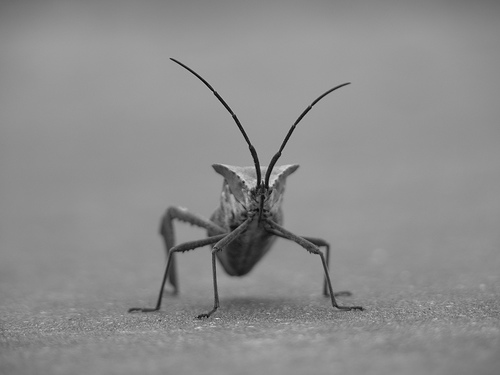
#> input picture stinkbug.png, 500 x 375 px
$ jupyter execute --allow-errors CLICKME.ipynb
#> lines starting #> are read from the running program, lines starting #| are printed output that depends on the picture
We are going to be doing an activity about viewing images through different filters. These filters are similar to things that happen in the brain when the images from our eyes are registered in our brain.

[cell 1]
import matplotlib.pyplot as plt
import matplotlib.cm as cm
import matplotlib.image as mpimg
import scipy.signal as signal
import numpy as n
import math

Here is an example of a picture that is only in black and white

#> (a cell that did not finish here is left out)

[cell 3]
img=mpimg.imread('stinkbug.png')
#> img is the input picture: shape (375, 500, 4) float32; mean R, G, B, A 0.551, 0.551, 0.551, 1
#extract grey values
bugImg = img[:,:,0]

[cell 4]
imgplot = plt.imshow(bugImg, cmap=cm.Greys_r)

Receptive field functions
-------------------

 In the visual pathway the images can be seen as input from our eyes focusing on the center of our vision. This is the equation for it (you don't need to know this!)

$$\phi(x,y) = \frac{1}{2\pi\sigma^2}\exp{(-\frac{1}{2\pi\sigma^2}(x^2+ y^2))}$$

[cell 5]
def gaussian2D(x, y, sigma):
    return (1.0/(1*math.pi*(sigma**2)))*math.exp(-(1.0/(2*(sigma**2)))*(x**2 + y**2))

"""make matrix from function"""
def receptiveFieldMatrix(func):
    h = 30
    g = n.zeros((h,h))
    for xi in range(0,h):
        for yi in range(0,h):
            x = xi-h/2
            y = yi-h/2
            g[xi, yi] = func(x,y);
    return g

def plotFilter(fun):
    g = receptiveFieldMatrix(fun)
    plt.imshow(g, cmap=cm.Greys_r)

The gaussian function is circular symmetric, meaning it is doing the same thing around a circle.

This filter cancels out higher frequencies, thus blurring the image.

[cell 6]
plotFilter(lambda x,y:gaussian2D(x,y,4))
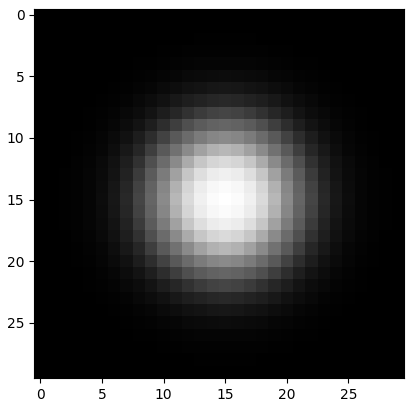
#> figure drawn by matplotlib, 1 panel

Convolution is the process of applying the filter to the input image.
$$\int \int I(x',y')\phi(x-x',y-y')dx'dy'$$

When applying this filter, the result of the convolution can be visualized in an image.

#> (a cell that did not finish here is left out)

[cell 8]
Img_bugGaussian = signal.convolve(bugImg,receptiveFieldMatrix(lambda x,y: gaussian2D(x,y,3)), mode='same')
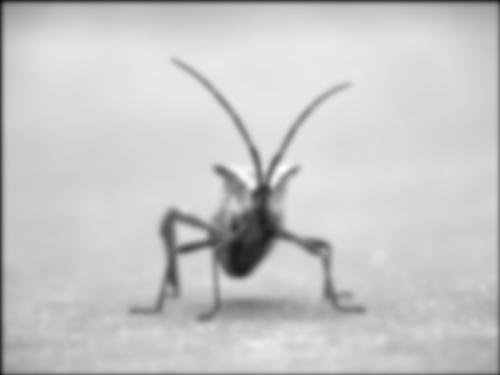
#> Img_bugGaussian: shape (375, 500) float64; min 0.156, max 1.35, mean 1.09; drawn with min black and max white
imgplot = plt.imshow(Img_bugGaussian, cmap=cm.Greys_r)

Difference of Gaussians
---------------------

The mexican hat function is a difference between two of the function above, which leads to a filter that happens in certain cells in your eye. It can be seen as a basic edge detector.

[cell 9]
def mexicanHat(x,y,sigma1,sigma2):
    return gaussian2D(x,y,sigma1) - gaussian2D(x,y,sigma2)

plotFilter(lambda x,y: mexicanHat(x,y,3,4))
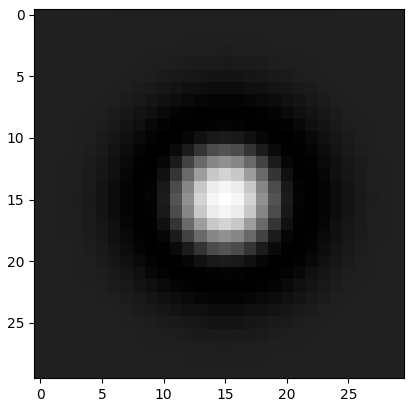
#> figure drawn by matplotlib, 1 panel

#> (a cell that did not finish here is left out)

[cell 11]
Img_bugHat = signal.convolve(bugImg,receptiveFieldMatrix(lambda x,y: mexicanHat(x,y,2,3)), mode='same')
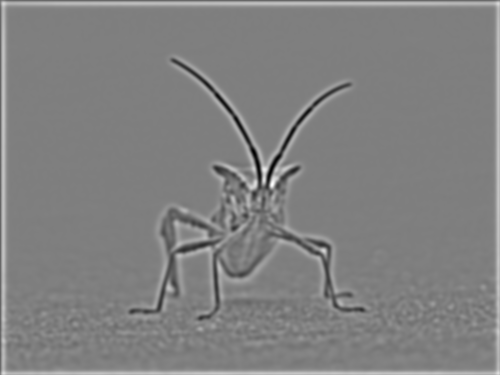
#> Img_bugHat: shape (375, 500) float64; min -0.202, max 0.204, mean 0.00359; drawn with min black and max white

imgplot = plt.imshow(Img_bugHat, cmap=cm.Greys_r)

Gabor functions
---------------

Gabor functions are used to detect edges with a specific orientation in images. There are parts in the brain that see an image through these gabor functions and are found throughout a part of your eye.

 There are two different types of gabor function:
 $$g_s(x):=sin(\omega_x x + \omega_y y)\exp{\{-\frac{x^2+y^2}{2\sigma^2}\}}$$
 $$g_c(x):=cos(\omega_x x + \omega_y y)\exp{\{-\frac{x^2+y^2}{2\sigma^2}\}}$$

[cell 12]
def oddGabor2D(x,y,sigma,orientation):
    return math.sin(x + orientation*y) * math.exp(-(x**2 + y**2)/(2*sigma))

def evenGabor2D(x,y, sigma, orientation):
    return math.cos(x + orientation*y) * math.exp(-(x**2 + y**2)/(2*sigma))

plotFilter(lambda x,y: oddGabor2D(x,y,7,1))
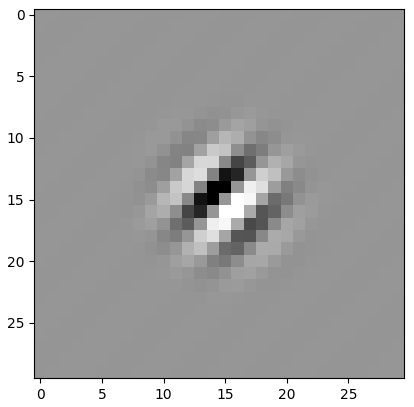
#> figure drawn by matplotlib, 1 panel

#> (a cell that did not finish here is left out)

[cell 14]
Img_bugOddGabor = signal.convolve(bugImg,receptiveFieldMatrix(lambda x,y: oddGabor2D(x,y,5,1)), mode='same')
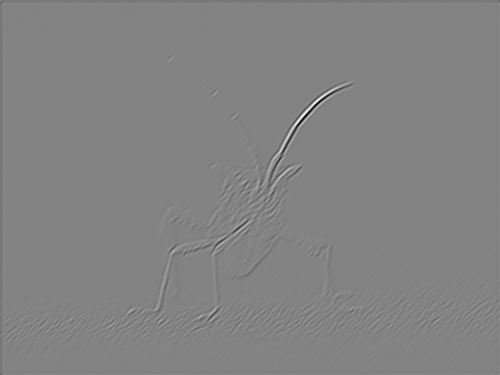
#> Img_bugOddGabor: shape (375, 500) float64; min -3.27, max 3.09, mean -0.00273; drawn with min black and max white

In the following image one can see the edge orientations appear in the part of the eye.

[cell 15]
imgplot = plt.imshow(Img_bugOddGabor, cmap=cm.Greys_r)

Using the previous filter (the edge defining one) as an input to the gabor we obtain different results.

[cell 16]
Img_bugOddGaborEdge = signal.convolve(Img_bugHat,receptiveFieldMatrix(lambda x,y: oddGabor2D(x,y,5,1)), mode='same')

imgplot = plt.imshow(Img_bugOddGaborEdge, cmap=cm.Greys_r)

Here is an example of the other gabor filter

[cell 17]
plotFilter(lambda x,y: evenGabor2D(x,y,7,1))
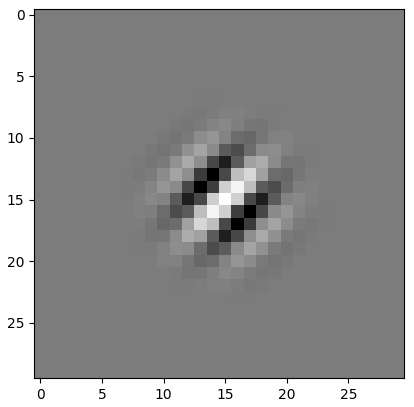
#> figure drawn by matplotlib, 1 panel

#> (a cell that did not finish here is left out)

[cell 19]
Img_bugEvenGabor = signal.convolve(bugImg,receptiveFieldMatrix(lambda x,y: evenGabor2D(x,y,5,1)), mode='same')
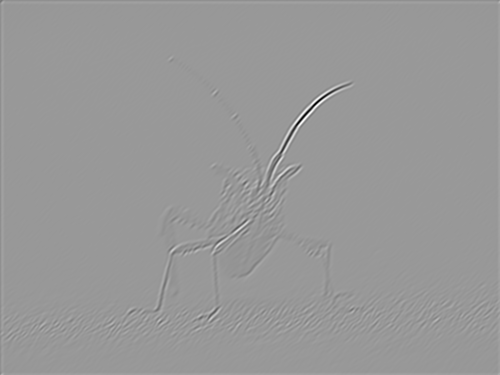
#> Img_bugEvenGabor: shape (375, 500) float64; min -3.28, max 2.4, mean 0.119; drawn with min black and max white

imgplot = plt.imshow(Img_bugEvenGabor, cmap=cm.Greys_r)

Quadrature Pairs
------------------

Now let's combine both gabor filters to see what will happen.

[cell 20]
def edgeEnergy(x,y,sigma, orientation):
    g1= oddGabor2D(x,y,sigma,orientation)
    g2= evenGabor2D(x,y,sigma,orientation)
    return(g1**2+g2**2)

[cell 21]
plotFilter(lambda x,y:edgeEnergy(x,y,50,0))
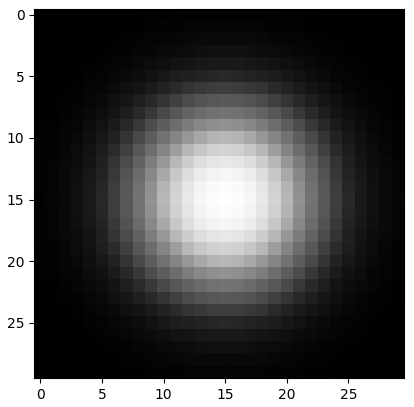
#> figure drawn by matplotlib, 1 panel

#> (a cell that did not finish here is left out)

[cell 23]
Img_bugEdgeEnergy = signal.convolve(bugImg,receptiveFieldMatrix(lambda x,y: edgeEnergy(x,y,10,1)), mode='same')
imgplot = plt.imshow(Img_bugEdgeEnergy, cmap=cm.Greys_r)

Now let's have some fun: We have some different images you can use. Try them out and see what is different between them. Write down some observations you see for each image and the similarities/differences between them.

Here are some of the choices:

change 'stinkbug.png' into your choice of animal:
turtle.jpg, turtle2.jpg, zebra.png, doge.png, jaguar.png, leopard.png, mexicanhat.jpg

[cell 24]
img=mpimg.imread('stinkbug.png')
#extract grey values
bugImg = img[:,:,0]

[cell 25]
#grey image
imgplot = plt.imshow(bugImg, cmap=cm.Greys_r)

[cell 26]
#first filter to blur out sides of vision
Img_bugGaussian = signal.convolve(bugImg,receptiveFieldMatrix(lambda x,y: gaussian2D(x,y,3)), mode='same')
imgplot = plt.imshow(Img_bugGaussian, cmap=cm.Greys_r)

[cell 27]
#odd gabor
Img_bugOddGabor = signal.convolve(bugImg,receptiveFieldMatrix(lambda x,y: oddGabor2D(x,y,5,1)), mode='same')
imgplot = plt.imshow(Img_bugOddGabor, cmap=cm.Greys_r)

[cell 28]
#even gabor
Img_bugEvenGabor = signal.convolve(bugImg,receptiveFieldMatrix(lambda x,y: evenGabor2D(x,y,5,1)), mode='same')

imgplot = plt.imshow(Img_bugEvenGabor, cmap=cm.Greys_r)

[cell 29]
#combining both gabor -- quadrature pair
Img_bugEdgeEnergy = signal.convolve(bugImg,receptiveFieldMatrix(lambda x,y: edgeEnergy(x,y,10,1)), mode='same')

$ run again, with dogVision.png copied over stinkbug.png
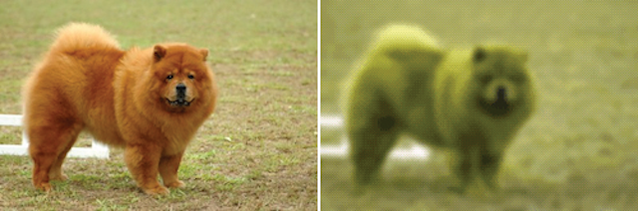
#> input picture dogVision.png, 638 x 211 px
#> img is the input picture: shape (211, 638, 3) float32; mean R, G, B 0.612, 0.564, 0.326
#> `Img_bugGaussian = signal.convolve(bugImg,receptiveFieldMatrix(lambda x..`:
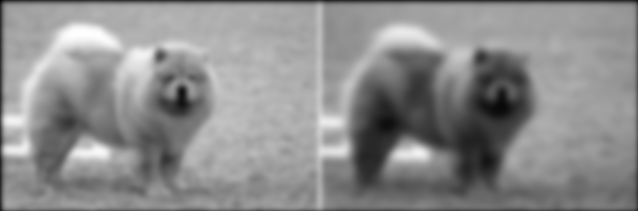
#> Img_bugGaussian: shape (211, 638) float64; min 0.25, max 1.98, mean 1.2; drawn with min black and max white
#> `Img_bugEvenGabor = signal.convolve(bugImg,receptiveFieldMatrix(lambda ..`:
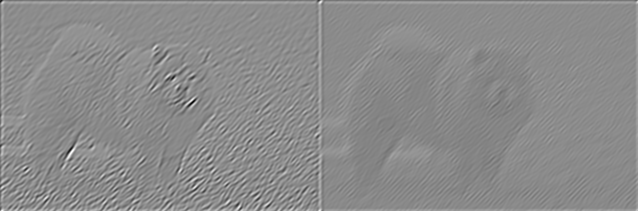
#> Img_bugEvenGabor: shape (211, 638) float64; min -1.4, max 1.41, mean 0.133; drawn with min black and max white
